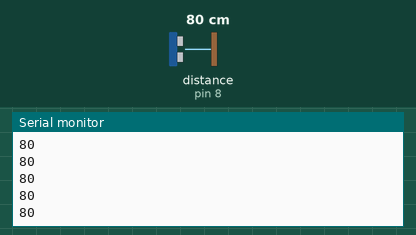
This sketch was run on a simulated Arduino Uno, built with avr-gcc and run on an emulated ATmega328P. On the bench: the last lines printed to the serial monitor. Wiring (inferred from the names in the program): ultrasonic range finder: trigger pin 9; echo pin 8. The test bench sets the inputs (shaded band); at power-on: distance to the obstacle (sensor on pin 8) 80 cm. The echo pulse lasts 58.3 µs per cm.

Above: at 1.2 s.
1.3 s: distance to the obstacle (sensor on pin 8) set to 2 cm
At 1.31 s:
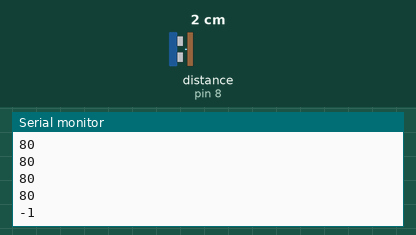
2.8 s: distance to the obstacle (sensor on pin 8) set to 4 cm
At 2.83 s:
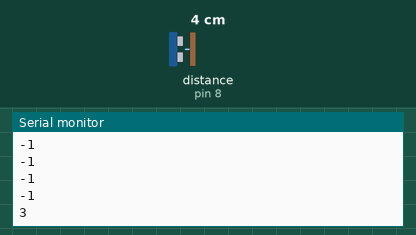
Timing chart, 0 to 5.8 s (numbered marks = the images above; inputs shaded):
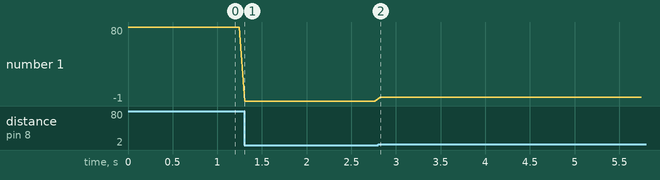

The sketch:

Arduino_HC-SR04_C_Arduino_Code.ino
```cpp
#define echo 8
#define trigger 9
long duration,distance;

void setup() {
 Serial.begin (9600);
 pinMode(trigger, OUTPUT);
 pinMode(echo, INPUT);
 digitalWrite(trigger, LOW);
}

void loop() {
 digitalWrite(trigger, LOW);
 digitalWrite(trigger, HIGH);
 delayMicroseconds(10);
 digitalWrite(trigger, LOW);
 duration = pulseIn(echo, HIGH);
 distance = duration/58;
 if ((distance >= 400) || (distance <= 2))
 distance = -1;
 Serial.println(distance); // print any value from any sensor and the C# app will read it
 delay(60);

}
```

Measured:
- after the input at 1.3 s, the serial monitor: prints a new line at once (image 1)
- after the input at 2.8 s, the serial monitor: prints a new line at once (image 2)
- plotted number 1: 80 → -1 after the input at 1.3 s, -1 → 3 after the input at 2.8 s
